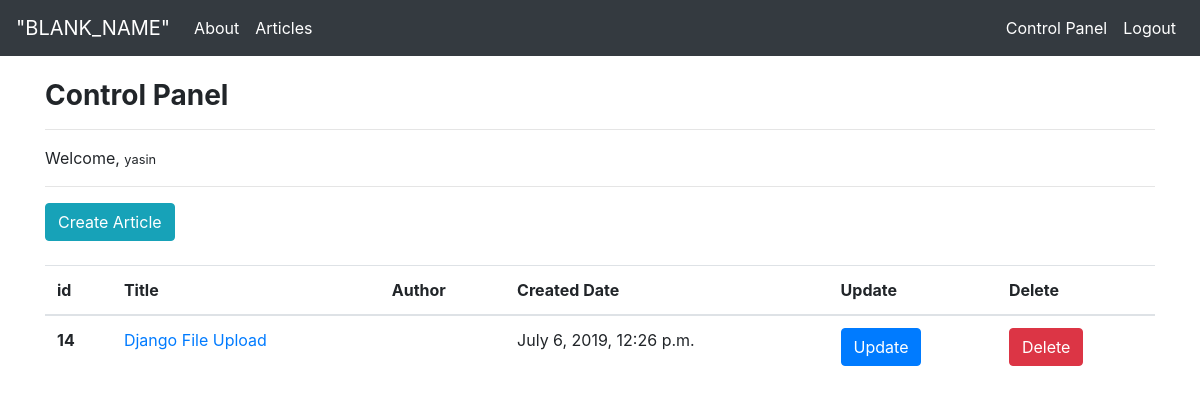
Screenshot of /articles/dashboard/ (signed in) with the database file from the repository.
### article/models.py (models this page shows, shortened)
class Article(models.Model):
    author = models.ForeignKey("auth.User", on_delete = models.CASCADE,verbose_name = "Author")
    title = models.CharField(max_length = 50, verbose_name = "Title")
    content = RichTextField()
    created_date = models.DateTimeField(auto_now_add=True, verbose_name = "Date Created")
    article_image = models.FileField(blank=True, null=True, verbose_name="Add image")
    class Meta:
        ordering = ['-created_date']

### article/views.py (the view)
# urls.py: path('dashboard/', views.dashboard, name="dashboard"),
@login_required(login_url="user:login")
def dashboard(request):
    articles = Article.objects.filter(author=request.user)
    context = {
        "articles":  articles
    }
    return render(request, template_name = "dashboard.html", context=context)

### templates/dashboard.html
{% extends "layout.html" %}
{% block body %}
        <br>
    <h3><strong>Control Panel</strong></h3>
        <hr>
    <p>Welcome, <small> {{ request.user.username }} </small></p>
        <hr>
    <a class="btn btn-info" href="/articles/addarticle">Create Article</a>
        <br>
        <br>
    {% if articles %}
        <table class="table table-hover">
            <thead>
                <tr>
                    <th scope="col">id</th>
                    <th scope="col">Title</th>
                    <th scope="col">Author</th>
                    <th scope="col">Created Date</th>
                    <th scope="col">Update</th>
                    <th scope="col">Delete</th>
                </tr>
            </thead>
            <tbody>
                {% for article in articles %}
                    <tr>
                        <th scope="row">{{ article.id }}</th>
                        <td><a href="{% url 'article:detail' article.id  %}">{{ article.title }}</a></td>
                        <td>{{ article.username }}</td>
                        <td>{{ article.created_date }}</td>
                        <td><a class="btn btn-primary" href="{% url 'article:update' article.id  %}">Update</a></td>
                        <td><a class="btn btn-danger" href="{% url 'article:delete' article.id  %}">Delete</a></td>
                    </tr>
                {% endfor %}
            </tbody>
        </table>
    {% else %}
        <div class="alert alert-info">
            You have no articles yet.
        </div>
    {% endif %}
{% endblock body %}

### rows the page displays
Article: id "14", title "Django File Upload", created_date "July 6, 2019, 12:26 p.m."

### other values shown
{{ request.user.username }} "yasin"
